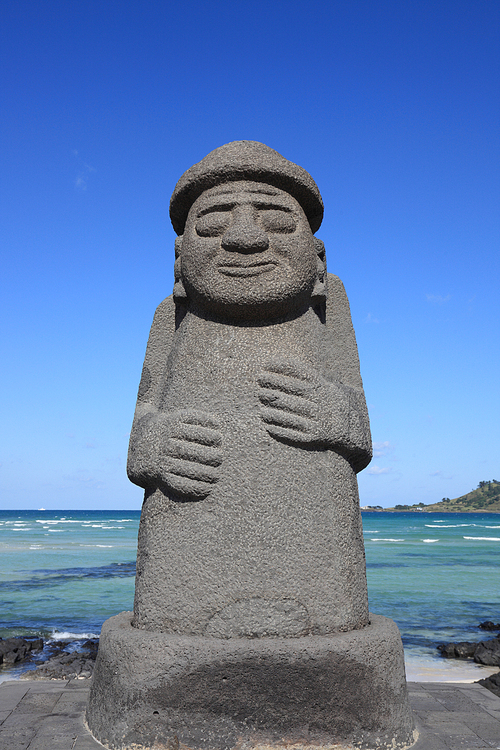
#> input picture stone.jpg, 500 x 750 px
$ jupyter execute Untitled2.ipynb   (shell and % lines are left out)
#> lines starting #> are read from the running program, lines starting #| are printed output that depends on the picture; after the words box and inside, x2 and y2 are one past the last pixel; in counts of white or black regions, pixels touching at a corner belong together
[cell 1]
import cv2, sys
from matplotlib import pyplot as plt
import numpy as np

image = cv2.imread('stone.jpg')
#> image is the input picture: shape (750, 500, 3); mean B, G, R 171.4, 125.6, 97.2
image_gray = cv2.imread('stone.jpg', cv2.IMREAD_GRAYSCALE)
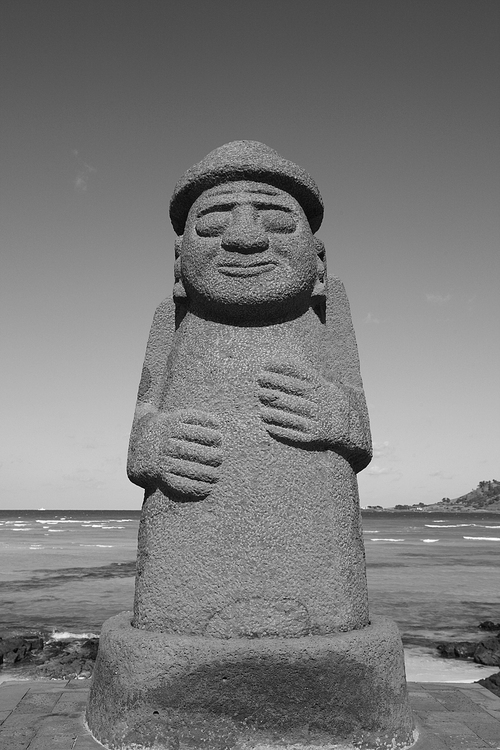
#> image_gray: shape (750, 500); min 0, max 255, mean 122.3

[cell 2]
b,g,r = cv2.split(image)
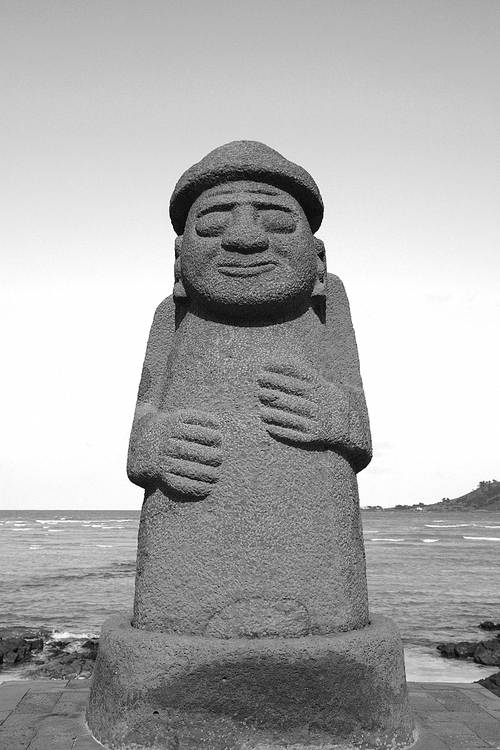
#> b: shape (750, 500); min 0, max 255, mean 171.4
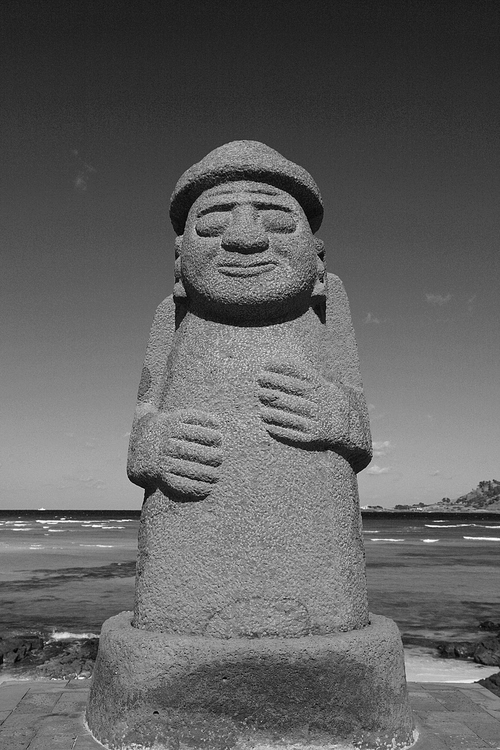
#> r: shape (750, 500); min 0, max 255, mean 97.2
image2 = cv2.merge([r,g,b])

plt.imshow(image2)
plt.xticks([])
plt.yticks([])
plt.show()

[cell 3]
cv2.imshow('image', image)
cv2.imshow('image_gray', image_gray)

cv2.waitKey(0)
cv2.destroyAllWindows()

[cell 4]
blur = cv2.GaussianBlur(image_gray, ksize=(3,3), sigmaX=0)
ret, thresh1 = cv2.threshold(blur, 127, 255, cv2.THRESH_BINARY)
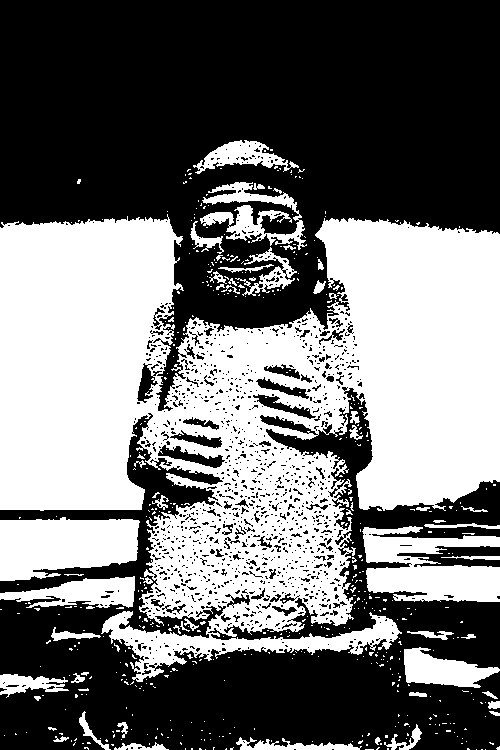
#> thresh1: shape (750, 500); 44.5% white; 527 white regions (469 under 20 px), largest, box (x1, y1, x2, y2) and area: (0, 214, 500, 682) 136103, (0, 517, 140, 581) 7045, (362, 526, 500, 602) 6865

[cell 5]
blur = cv2.GaussianBlur(image_gray, ksize=(5,5), sigmaX=0)
ret, thresh1 = cv2.threshold(blur, 127, 255, cv2.THRESH_BINARY)
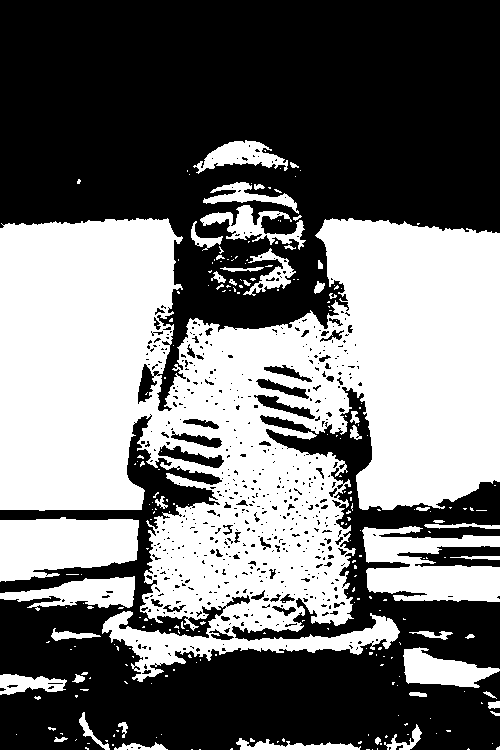
#> thresh1: shape (750, 500); 44.9% white; 248 white regions (203 under 20 px), largest, box (x1, y1, x2, y2) and area: (0, 218, 500, 682) 138780, (0, 517, 139, 582) 7064, (362, 526, 500, 602) 6888

$ run again, with ocean_n15.jpg copied over stone.jpg
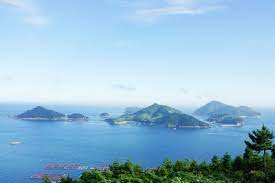
#> input picture ocean_n15.jpg, 275 x 183 px
#> image is the input picture: shape (183, 275, 3); mean B, G, R 211.8, 187.3, 148.2
#> `blur = cv2.GaussianBlur(image_gray, ksize=(5,5), sigmaX=0)`:
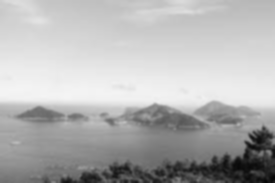
#> blur: shape (183, 275); min 6, max 244, mean 178.4
#> `ret, thresh1 = cv2.threshold(blur, 127, 255, cv2.THRESH_BINARY)`:
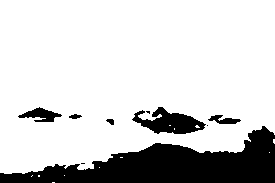
#> thresh1: shape (183, 275); 81.5% white; 9 black regions (3 under 20 px), largest, box (x1, y1, x2, y2) and area: (0, 126, 275, 183) 7629, (132, 107, 206, 134) 1076, (18, 107, 62, 122) 331, (208, 115, 241, 124) 162, (69, 114, 82, 119) 42, (106, 119, 114, 125) 33
